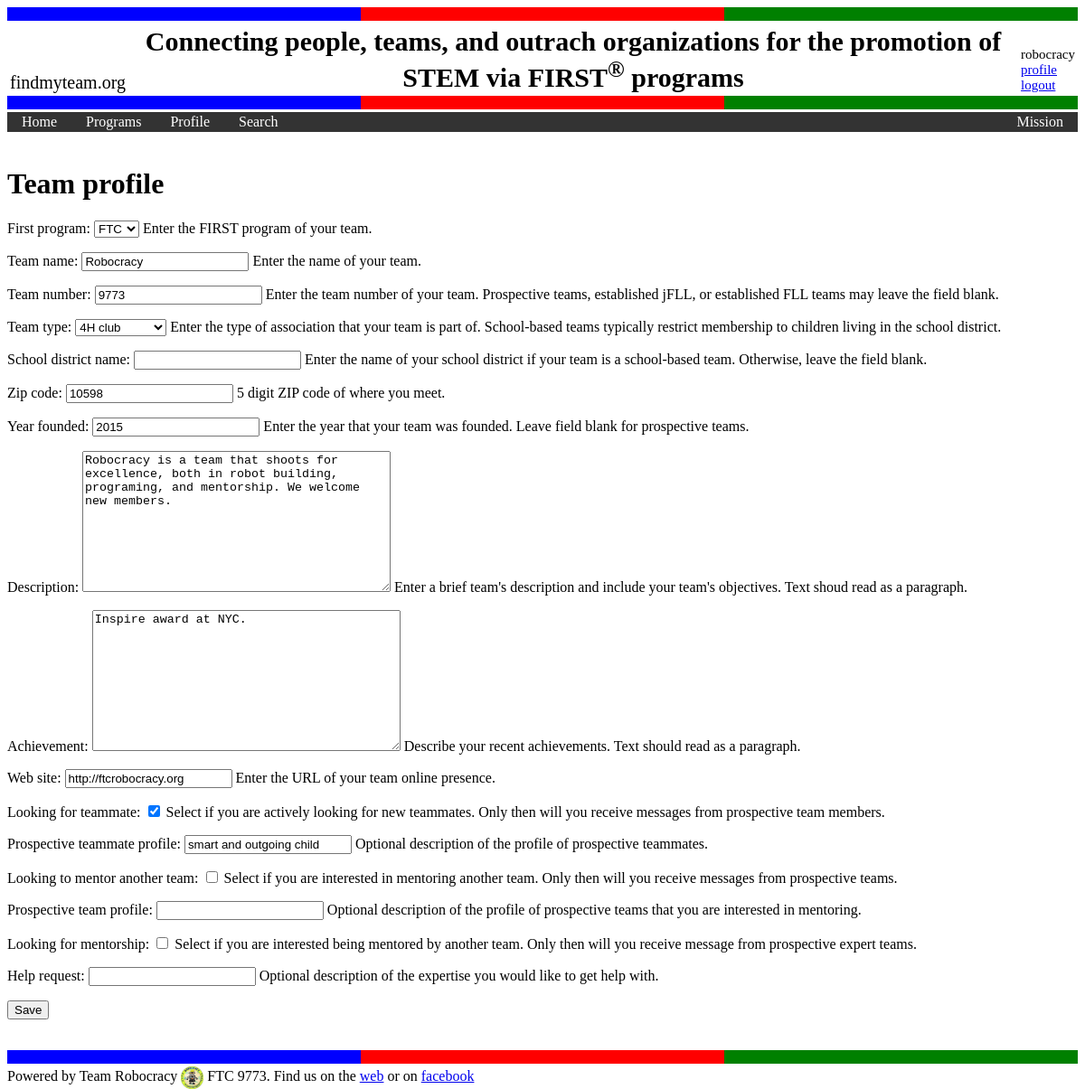
Screenshot of /match/team_profile/ (signed in) with the database file from the repository.
### match/models.py (models this page shows, shortened)
class Team(models.Model):
    UNSPECIFIED = '-'
    JFLL = 'J'
    FLL = 'L'
    FTC = 'T'
    FRC = 'R'
    FIRST_PROGRAM = (
        (UNSPECIFIED, '-'),
        (JFLL, 'jFLL'),
        (FLL, 'FLL'),
        (FTC, 'FTC'),
        (FRC, 'FRC'),
    )
    first_program = models.CharField(
        max_length=1,
        choices=FIRST_PROGRAM,
        default=UNSPECIFIED,
        validators=[validate_first_program],
        help_text="Enter the FIRST program of your team."
    )
    username = models.CharField(max_length=200, default="")
    team_name = models.CharField(max_length=200, help_text="Enter the name of your team.")
    team_number = models.IntegerField(blank=True, null=True,
        help_text="Enter the team number of your team. Prospective teams, established jFLL, or established FLL teams may leave the field blank.")
    SCHOOL = 'S'
    CLUB_4H = 'H'
    BOY_SCOUT = 'B'
    GIRL_SCOUT = 'G'
    OTHER = 'O'
    TEAM_TYPE = (
        (UNSPECIFIED, '-'),
        (SCHOOL, 'school based'),
        (CLUB_4H, '4H club'),
        (BOY_SCOUT, 'boy scout'),
        (GIRL_SCOUT, 'girl scout'),
        (OTHER, 'other')
    )
    team_type = models.CharField(
        max_length=1,
        choices=TEAM_TYPE,
        default=UNSPECIFIED,
        validators=[validate_team_type],
        help_text="Enter the type of association that your team is part of.  School-based teams typically restrict membership to children living in the school district."
    )
    school_district_name = models.CharField(max_length=200, blank=True, null=True,
        help_text="Enter the name of your school district if your team is a school-based team. Otherwise, leave the field blank.")
    year_founded = models.PositiveSmallIntegerField(blank=True, null=True,
        help_text="Enter the year that your team was founded. Leave field blank for prospective teams.")
    description = models.TextField(max_length=2000,
        help_text="Enter a brief team's description and include your team's objectives. Text shoud read as a paragraph.")
    achievement = models.TextField(max_length=1000,
        help_text="Describe your recent achievements. Text should read as a paragraph.")
    web_site = models.URLField(max_length=200, blank=True, null=True,
        help_text="Enter the URL of your team online presence.")
    zip_code = models.PositiveSmallIntegerField(validators=[validate_zip_code],
        help_text="5 digit ZIP code of where you meet.")
    town_name = models.CharField(max_length=50, blank=True, default="")
    state_name = models.CharField(max_length=2, blank=True, default="")
    latitude = models.FloatField(default=0.0, blank=True)
    longitude = models.FloatField(default=0.0, blank=True)
    looking_for_teammate = models.BooleanField(default=True,
        help_text="Select if you are actively looking for new teammates. Only then will you receive messages from prospective team members.")
    prospective_teammate_profile = models.CharField(max_length=200, blank=True, null=True,
        help_text="Optional description of the profile of prospective teammates.")
    looking_to_mentor_another_team = models.BooleanField(default=False,
        help_text="Select if you are interested in mentoring another team. Only then will you receive messages from prospective teams.")
    prospective_team_profile = models.CharField(max_length=200, blank=True, null=True,
        help_text="Optional description of the profile of prospective teams that you are interested in mentoring.")
    looking_for_mentorship = models.BooleanField(default=False,
        help_text="Select if you are interested being mentored by another team. Only then will you receive message from prospective expert teams.")
    help_request = models.CharField(max_length=200, blank=True, null=True,
        help_text="Optional description of the expertise you would like to get help with.")

### match/views.py (the view, shortened to what this page needs)
@login_required
def team_profile(request):
    username = request.user.username
    if request.user.profile.is_team():
        team = request.user.profile.get_team()
        if request.method == "POST":
            form = TeamForm(request.POST, instance=team)
            if form.is_valid():
                team = form.save(commit=False)
                team.update_info(username)
                team.save()
                request.user.profile.update_info()
                request.user.profile.save()
                return settings(request)
        else:
            form = TeamForm(instance=team)
        return render(request, 'match/team_profile.html', {'form': form})
    else:
        raise Http404("Try to update team profile for a non-team.")

### match/models.py
class TeamForm(ModelForm):
    class Meta:
        model = Team
        fields = ['first_program', 'team_name', 'team_number', 'team_type', 'school_district_name', 'zip_code', 'year_founded', 'description', 'achievement', 'web_site', 'looking_for_teammate', 'prospective_teammate_profile', 'looking_to_mentor_another_team', 'prospective_team_profile', 'looking_for_mentorship', 'help_request']

### match/models.py (called while the page is built)
    def is_team(self):
        return self.type == self.TEAM

    def get_team(self):
        if self.is_team():
            return get_object_or_404(Team, id=self.specific_profile_id)
        raise Http404("Get team details for a non-team.")

### match/templates/match/team_profile.html (shortened to what this page needs)
{% extends "base.html" %}
{% block content %}
<h1>Team profile</h1>
<form method="POST" class="post-form">
  {{ form.as_p }}
  <button type="submit" class="save btn btn-default">Save</button>
</form>
{% endblock %}

### match/templates/base.html (shortened to what this page needs)
{% load static %}
<link rel="stylesheet" type="text/css" href="{% static 'match/style.css' %}">
<html>
  <head>
  <div class="neapolitan"><br>
  <table class="toptable" style="width:100%">
    <tr class="toptable">
      <th class="top_name">findmyteam.org</th>
      <th class="top_title">Connecting people, teams, and outrach organizations for the
        promotion of STEM via FIRST<sup>&reg</sup> programs </th>
      <th class="top_links">
         {% if user.is_authenticated %}
           {{ user.username }}<br>
           <a id="settings" href="{% url 'match:settings' %}">profile</a><br>
           <a id="logout" href="/accounts/logout">logout</a>
         {% else %}
           <a id="login" href="/accounts/login">login</a><br>
           <a id="signup" href="/accounts/signup">register</a>
         {% endif %}
        </th>
    </tr>
  </table>
  <div class="neapolitan"><br>
<ul class="topnav_ul">
  <li class="topnav_li"> <a class="topnav_a" href="/match">Home</a></li>
  <li class="topnav_li"> <a class="topnav_a" href="{% url 'match:programs' %}">Programs</a></li>
  <li class="topnav_li"> <a class="topnav_a" href="{% url 'match:settings' %}">Profile</a></li>
  <li class="topnav_li"> <a class="topnav_a" href="{% url 'match:search' %}">Search</a></li>
  <li class="topnav_li" style="float:right"> <a class="topnav_a" href="{% url 'match:about' %}"">Mission</a></li>
</ul>
<br>
</head>
<body>
{% block content %}
{% endblock %}
<footer>
  <br>
  <div class="neapolitan"><br>
<span class="footer_txt"> Powered by Team Robocracy </span>
<img class="footer_img" src="{% static 'match/robocracy_small.gif' %}" alt="logo image">
<span class="footer_txt">
    FTC 9773. Find us on the
  <a href="http://ftcrobocracy.org">web</a> or on
  <a href="https://www.facebook.com/ftcrobocracy9773">facebook</a>
</span>
</footer>
</body>
</html>

### match/static/match/style.css (style rules this page uses)
.neapolitan { background:red; position:relative; height:15px; }
.neapolitan:before { content:''; background:blue; width:33%; height:100%; position:absolute; top:0; left:0; }
.neapolitan:after { content:''; background:green; width:33%; height:100%; position:absolute; top:0; right:0; }
.toptable { background: white; padding-bottom:0px; }
.top_name { text-align: right; vertical-align: bottom; font-size: 20px; font-weight:normal }
.top_title { text-align: center; font-size: 30px; vertical-align: top; }
.top_links { text-align: left; vertical-align: bottom; font-size: 15px; font-weight:normal }
.topnav_ul { list-style-type: none; margin: 0; padding: 0; overflow: hidden; background-color: #333; }
.topnav_li { float: left; }
.topnav_a { display: block; color: white; text-align: center; padding: 2px 16px; text-decoration: none; }
.footer_img { vertical-align: middle; width: 25px; }

### rows the page displays
Team: first_program "FTC", team_name "Robocracy", team_number "9773", team_type "4H club", zip_code "10598", year_founded "2015", description "Robocracy is a team that shoots for excellence, both in robot building, programing, and mentorship. We welcome new members.", achievement "Inspire award at NYC.", web_site "http://ftcrobocracy.org", looking_for_teammate "☑", prospective_teammate_profile "smart and outgoing child"

### other values shown
{{ user.username }} "robocracy"
